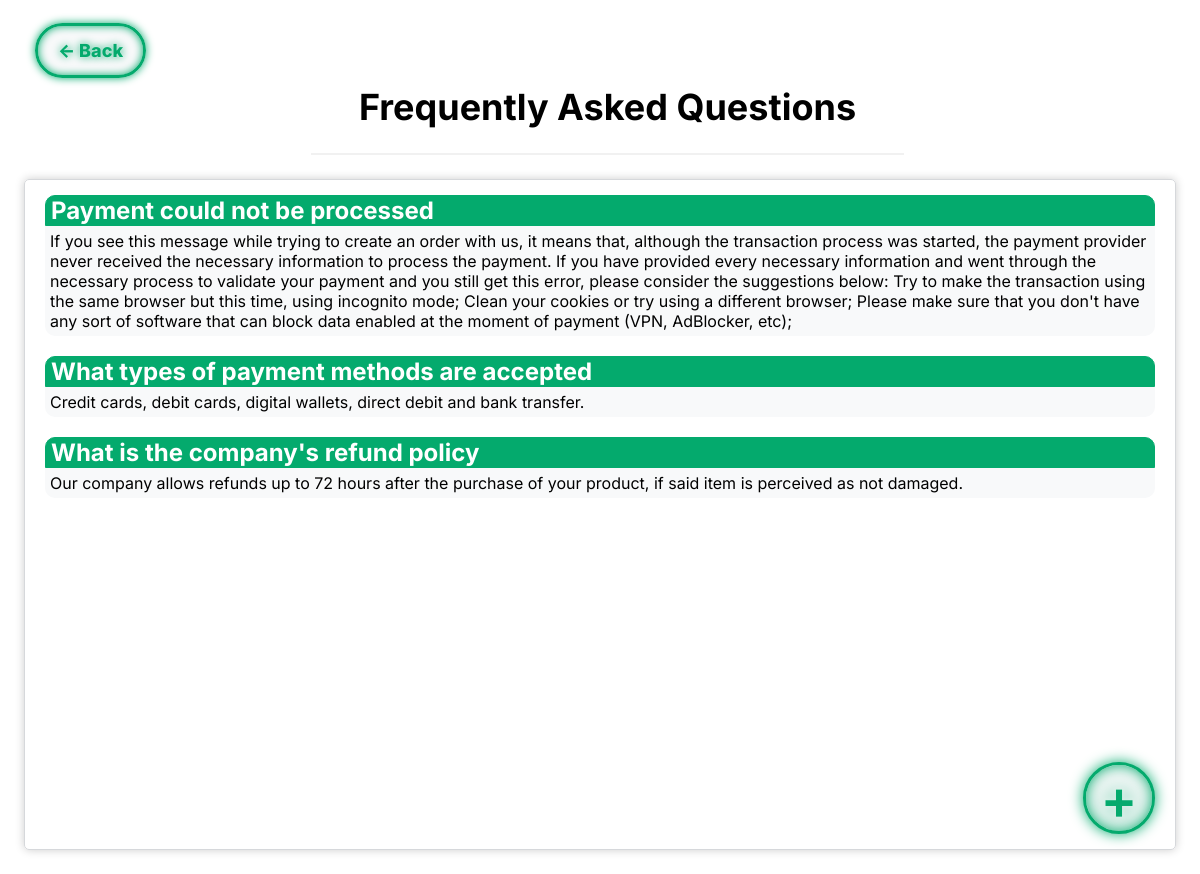
Page /pages/faq.php (signed in) on the committed database.
### tables this page shows
CREATE TABLE FAQ (
    faq_id INTEGER PRIMARY KEY AUTOINCREMENT,
    question VARCHAR(255) NOT NULL,
    answer VARCHAR(1000) NOT NULL
);

### database/getFAQ.php (the view)
<?php
    include 'connection.php';
    $stmt = $db->prepare('SELECT * FROM FAQ');
    $stmt->execute();
    while($result = $stmt -> fetch()){
        echo '<h2 class="question">'.$result['question'].'</h2>';
        echo '<div class="answer"><span >'.$result['answer'].'</span></div>';
    }
?>

### css/faq.css (style rules this page uses)
:root { --clr-neon_green: #04AA6D; --clr-neon_red: #e90808; --clr-bg: #f8f9fa; }
*, *::before *::after { box-sizing: border-box; }
body { margin: 0; padding: 0; font-family: 'Inter', sans-serif; }
.faqcode .question { border: 1px solid var(--clr-neon_green); padding-left: 5px; margin-bottom: 0; border-radius: 10px 10px 0px 0px; background-color: var(--clr-neon_green); color: white; }
.question:first-of-type { margin-top: 10px; }
.faqcode .answer { border: 0px; background-color: var(--clr-bg); border-radius: 0px 0px 10px 10px; padding: 5px; }
.answer:last-of-type { margin-bottom: 10px; }

### rows in the picture
faq: question "Payment could not be processed", answer "If you see this message while trying to create an order with us, it means that, although the transaction process was started, the payment provider never received the necessary information to process the payment. If you have provided every necessary information and went through the necessary process to validate your payment and you still get this error, please consider the suggestions below: Try to make the transaction using the same browser but this time, using incognito mode; Clean your cookies or try using a different browser; Please make sure that you don't have any sort of software that can block data enabled at the moment of payment (VPN, AdBlocker, etc);"
faq: question "What types of payment methods are accepted", answer "Credit cards, debit cards, digital wallets, direct debit and bank transfer."
faq: question "What is the company's refund policy", answer "Our company allows refunds up to 72 hours after the purchase of your product, if said item is perceived as not damaged."
